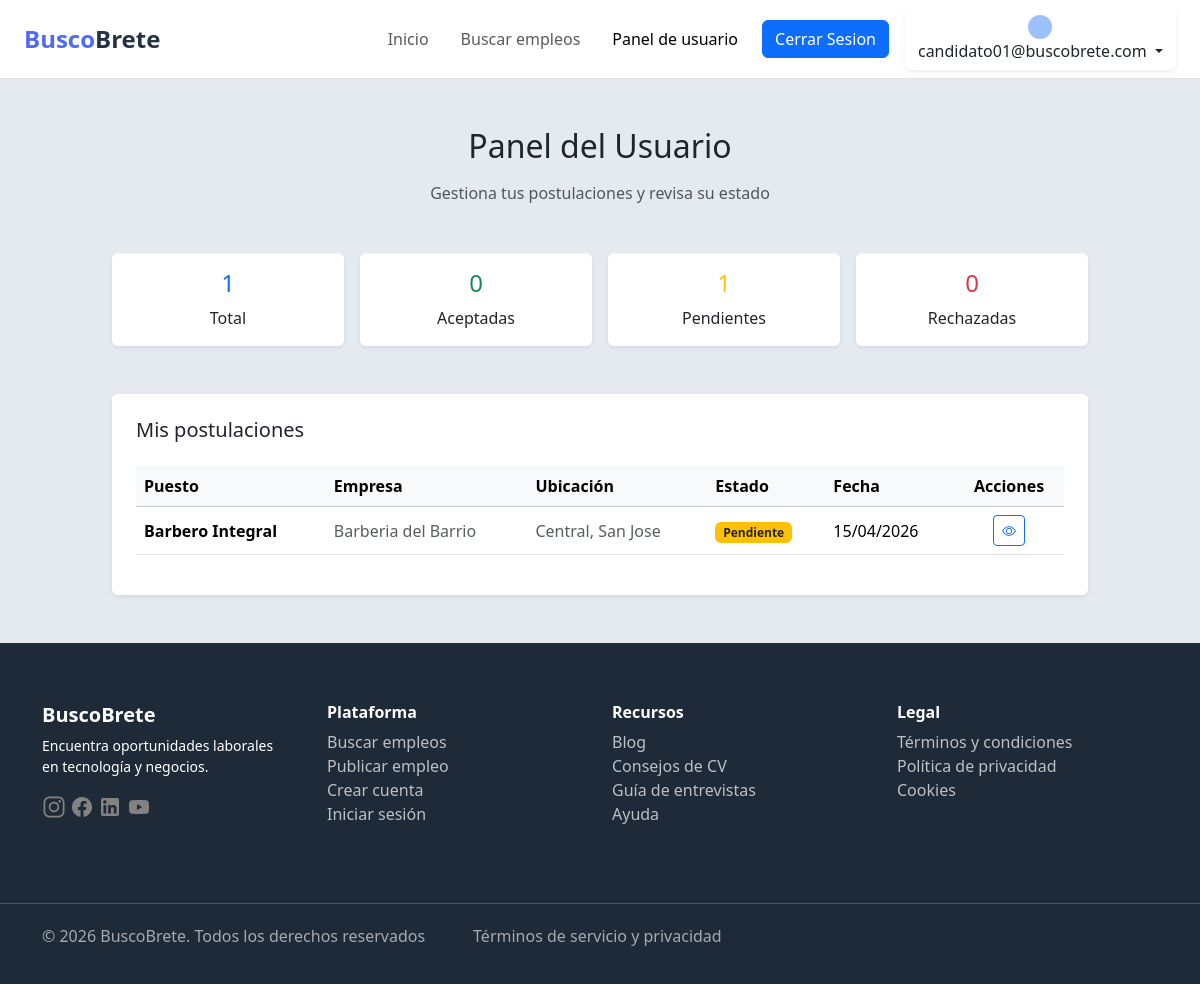
The app's page /?page=dashboardUsuario (signed in) with its own data.
### tables this page shows
CREATE TABLE postulaciones (
    idPostulacion INT AUTO_INCREMENT PRIMARY KEY,
    idCandidato INT NOT NULL,
    idOferta INT NOT NULL,
    estado ENUM('pendiente','aceptada','rechazada') DEFAULT 'pendiente',
    fechaPostulacion DATETIME DEFAULT CURRENT_TIMESTAMP,

    FOREIGN KEY (idCandidato) REFERENCES candidatos(id_candidato),
    FOREIGN KEY (idOferta) REFERENCES ofertas(idOferta)
	
);

CREATE TABLE ofertas (
    idOferta INT AUTO_INCREMENT PRIMARY KEY,
    idEmpleador INT NOT NULL,
    idCategoria INT NOT NULL,
    idUbicacion INT NOT NULL,
    titulo VARCHAR(150) NOT NULL,
    descripcion TEXT NOT NULL,
    requisitos TEXT,
    salario DECIMAL(10,2),
    tipoEmpleo ENUM('tiempo completo','medio tiempo','temporal','remoto'),
    estado ENUM('activa','cerrada','pausada') DEFAULT 'activa',
    fechaPublicacion DATETIME DEFAULT CURRENT_TIMESTAMP,

    FOREIGN KEY (idEmpleador) REFERENCES empleadores(idEmpleador),
    FOREIGN KEY (idCategoria) REFERENCES categorias(idCategoria),
    FOREIGN KEY (idUbicacion) REFERENCES ubicaciones(idUbicacion)
);

CREATE TABLE empleadores (
    idEmpleador INT AUTO_INCREMENT PRIMARY KEY,
    idUsuario INT NOT NULL UNIQUE,
    nombre VARCHAR(100) NOT NULL,
    nombreEmpresa VARCHAR(150) NOT NULL,
    descripcionEmpresa TEXT,
    telefono VARCHAR(20),
    fechaRegistro DATETIME DEFAULT CURRENT_TIMESTAMP,

    FOREIGN KEY (idUsuario) REFERENCES usuarios(idUsuario)
);

CREATE TABLE ubicaciones (
    idUbicacion INT AUTO_INCREMENT PRIMARY KEY,
    provincia VARCHAR(100) NOT NULL,
    canton VARCHAR(100) NOT NULL
);

### app/controllers/UserController.php (called while the page is built, shortened)
<?php
require_once __DIR__ . '/../../config/database.php';
require_once __DIR__ . '/../models/Postulacion.php';
require_once __DIR__ . '/../models/Candidato.php';
class UserController
{
    private $postulacionModel;
    private $candidatoModel;
    public function __construct()
    {
        $database = new Database();
        $db = $database->connect();
        $this->postulacionModel = new Postulacion($db);
        $this->candidatoModel = new Candidato($db);
    }
    public function showDashboardUsuario()
    {
        $candidato = $this->candidatoModel->getByUsuario($_SESSION['idUsuario']);
        $idCandidato = $candidato['id_candidato'] ?? 0;
        $postulaciones = $this->postulacionModel->getByCandidatoFull($idCandidato);
        require 'app/views/dashboardUsuario.php';
    }
}

### app/models/Candidato.php (called while the page is built, shortened)
<?php
class Candidato
{
	private $conn;
	public function __construct($db)
	{
		$this->conn = $db;
	}
	public function getByUsuario($idUsuario)
	{
		$query = "SELECT * FROM candidatos WHERE idUsuario = ? LIMIT 1";
		$stmt = $this->conn->prepare($query);
		$stmt->bind_param("i", $idUsuario);
		$stmt->execute();
		return $stmt->get_result()->fetch_assoc();
	}
}

### app/models/Postulacion.php (called while the page is built, shortened)
<?php
class Postulacion
{
	private $conn;
	public function __construct($db)
	{
		$this->conn = $db;
	}
	public function getByCandidatoFull($idCandidato)
	{
		$query = "
			SELECT
				p.idPostulacion,
				p.estado,
				p.fechaPostulacion,
				o.titulo,
				emp.nombreEmpresa AS nombreEmpresa,
				u.provincia AS provincia,
				u.canton AS canton
			FROM postulaciones p
			INNER JOIN ofertas o ON p.idOferta = o.idOferta
			INNER JOIN empleadores emp ON o.idEmpleador = emp.idEmpleador
			INNER JOIN ubicaciones u ON o.idUbicacion = u.idUbicacion
			WHERE p.idCandidato = ?
			ORDER BY p.fechaPostulacion DESC
		";
		$stmt = $this->conn->prepare($query);
		$stmt->bind_param("i", $idCandidato);
		$stmt->execute();
		return $stmt->get_result();
	}
}

### app/views/dashboardUsuario.php (the view, shortened to what this page needs)
<!DOCTYPE html>
<html lang="es">
<head>
    <link rel="stylesheet" href="<?= BASE_URL ?>/public/css/styles.css">
    <link href="https://cdn.jsdelivr.net/npm/bootstrap@5.3.8/dist/css/bootstrap.min.css" rel="stylesheet">
    <link href="https://cdn.jsdelivr.net/npm/bootstrap-icons/font/bootstrap-icons.css" rel="stylesheet">
</head>
<body style="background-color: #eef2f5;">
<?php require_once __DIR__ . '/templates/navbar.php'; ?>
<main class="py-5">
<div class="container" style="max-width: 1000px;">
    <h2 class="text-center mb-3">Panel del Usuario</h2>
    <p class="text-center text-muted mb-5">
        Gestiona tus postulaciones y revisa su estado
    </p>
<?php
$total = 0;
$aceptadas = 0;
$pendientes = 0;
$rechazadas = 0;
$data = [];
if ($postulaciones) {
    while($p = $postulaciones->fetch_assoc()){
        $data[] = $p;
        $total++;
        if($p['estado'] == 'pendiente') $pendientes++;
    }
}
?>
<div class="row text-center mb-5 g-3">
    <div class="col-md-3">
        <div class="card p-3 shadow-sm border-0">
            <h4 class="text-primary"><?= $total ?></h4>
            <p class="mb-0">Total</p>
        </div>
    </div>
    <div class="col-md-3">
        <div class="card p-3 shadow-sm border-0">
            <h4 class="text-success"><?= $aceptadas ?></h4>
            <p class="mb-0">Aceptadas</p>
        </div>
    </div>
    <div class="col-md-3">
        <div class="card p-3 shadow-sm border-0">
            <h4 class="text-warning"><?= $pendientes ?></h4>
            <p class="mb-0">Pendientes</p>
        </div>
    </div>
    <div class="col-md-3">
        <div class="card p-3 shadow-sm border-0">
            <h4 class="text-danger"><?= $rechazadas ?></h4>
            <p class="mb-0">Rechazadas</p>
        </div>
    </div>
</div>
<div class="card shadow-sm p-4 border-0">
    <h5 class="mb-4">Mis postulaciones</h5>
    <table class="table table-hover align-middle">
        <thead class="table-light">
            <tr>
                <th>Puesto</th>
                <th>Empresa</th>
                <th>Ubicación</th>
                <th>Estado</th>
                <th>Fecha</th>
                <th class="text-center">Acciones</th>
            </tr>
        </thead>
        <tbody>
        <?php if (!empty($data)): ?>
            <?php foreach($data as $p): ?>
            <tr>
                <td class="fw-semibold"><?= $p['titulo'] ?></td>
                <td class="text-muted"><?= $p['nombreEmpresa'] ?></td>
                <td class="text-muted">
                    <?= $p['canton'] ?>, <?= $p['provincia'] ?>
                </td>
                <td>
                    <?php if($p['estado'] == 'pendiente'): ?>
                        <span class="badge bg-warning text-dark">Pendiente</span>
                    <?php elseif($p['estado'] == 'aceptada'): ?>
                        <span class="badge bg-success">Aceptada</span>
                    <?php else: ?>
                        <span class="badge bg-danger">Rechazada</span>
                    <?php endif; ?>
                </td>
                <td><?= date("d/m/Y", strtotime($p['fechaPostulacion'])) ?></td>
                <td class="text-center">
                    <a href="#" class="btn btn-sm btn-outline-primary">
                        <i class="bi bi-eye"></i>
                    </a>
                </td>
            </tr>
            <?php endforeach; ?>
        <?php endif; ?>
        </tbody>
    </table>
</div>
</div>
</main>
<?php require_once __DIR__ . '/templates/footer.php'; ?>
</body>
</html>

### public/css/styles.css (style rules this page uses)
:root { --bb-bg: #f1f5f9; --bb-main: #e4eaf0; --bb-text-900: #0f172a; --bb-text-800: #1e293b; --bb-text-700: #334155; --bb-text-600: #374151; --bb-text-500: #475569; --bb-text-400: #64748b; --bb-muted: #9ca3af; --bb-border: #e6eaf0; --bb-border-2: #e5e7eb; --bb-white: #ffffff; --bb-primary: #2563eb; --bb-footer: #1f2a38; --bb-surface: #ffffff; --bb-green-bg: #d1fae5; --bb-green-text: #065f46; --bb-red-bg: #fee2e2; --bb-red-text: #991b1b; --bb-amber-bg: #fef3c7; --bb-amber-text: #92400e; --bb-chip: #e2e8f0; }
*, *::before, *::after { box-sizing: border-box; }
html, body { min-height: 100vh; font-family: "Inter", system-ui, -apple-system, Segoe UI, Roboto, Helvetica, Arial; background: var(--bb-bg); color: var(--bb-text-800); }
body { display: flex; flex-direction: column; }
main { flex: 1; background: var(--bb-main); }
.card { background: var(--bb-white); border: 1px solid var(--bb-border); border-radius: 12px; box-shadow: 0 4px 12px rgba(0, 0, 0, 0.15); }

### records on screen
postulaciones: idOferta.titulo "Barbero Integral", empleadores.nombreEmpresa "Barberia del Barrio", ubicaciones.canton "Central", ubicaciones.provincia "San Jose", estado "Pendiente", fechaPostulacion "15/04/2026"

### other values on screen
$_SESSION['usuario'] "candidato01@buscobrete.com"
$total "1"
$aceptadas "0"
$pendientes "1"
$rechazadas "0"
